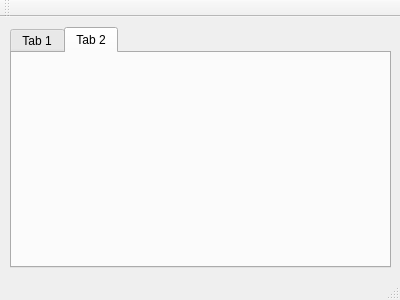
<?xml version="1.0" encoding="UTF-8"?>
<ui version="4.0">
 <class>MainWindow</class>
 <widget class="QMainWindow" name="MainWindow">
  <property name="geometry">
   <rect>
    <x>0</x>
    <y>0</y>
    <width>400</width>
    <height>300</height>
   </rect>
  </property>
  <property name="windowTitle">
   <string>MainWindow</string>
  </property>
  <widget class="QWidget" name="centralWidget">
   <widget class="QTabWidget" name="QTabperson">
    <property name="geometry">
     <rect>
      <x>10</x>
      <y>10</y>
      <width>381</width>
      <height>241</height>
     </rect>
    </property>
    <property name="currentIndex">
     <number>1</number>
    </property>
    <widget class="QWidget" name="tab">
     <attribute name="title">
      <string>Tab 1</string>
     </attribute>
     <widget class="QWidget" name="layoutWidget">
      <property name="geometry">
       <rect>
        <x>30</x>
        <y>30</y>
        <width>152</width>
        <height>25</height>
       </rect>
      </property>
      <layout class="QHBoxLayout" name="horizontalLayout">
       <item>
        <widget class="QComboBox" name="comboBox"/>
       </item>
       <item>
        <widget class="QPushButton" name="startButton">
         <property name="text">
          <string>启动</string>
         </property>
        </widget>
       </item>
      </layout>
     </widget>
    </widget>
    <widget class="QWidget" name="tab_2">
     <attribute name="title">
      <string>Tab 2</string>
     </attribute>
    </widget>
   </widget>
  </widget>
  <widget class="QMenuBar" name="menuBar">
   <property name="geometry">
    <rect>
     <x>0</x>
     <y>0</y>
     <width>400</width>
     <height>23</height>
    </rect>
   </property>
  </widget>
  <widget class="QToolBar" name="mainToolBar">
   <attribute name="toolBarArea">
    <enum>TopToolBarArea</enum>
   </attribute>
   <attribute name="toolBarBreak">
    <bool>false</bool>
   </attribute>
  </widget>
  <widget class="QStatusBar" name="statusBar"/>
 </widget>
 <layoutdefault spacing="6" margin="11"/>
 <resources/>
 <connections/>
</ui>
